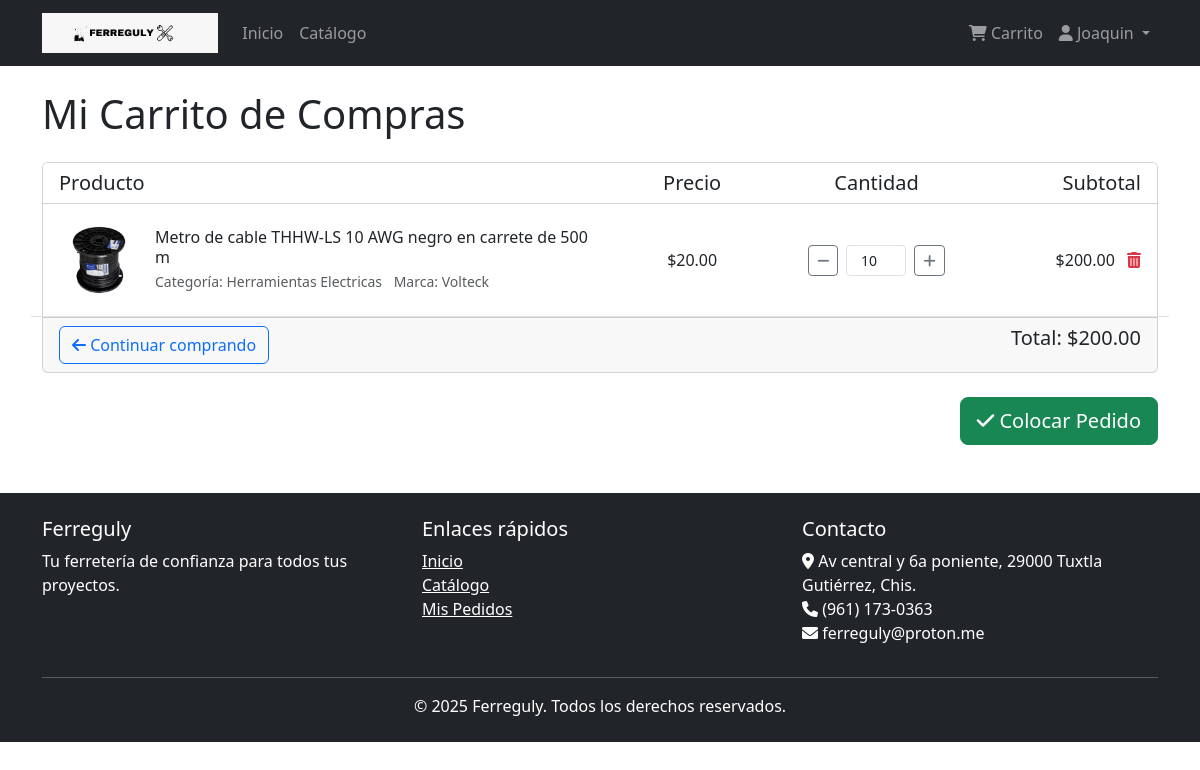
Screenshot of /pedidos/carrito/ (signed in) with the database file from the repository.
### usuarios/models.py (models this page shows, shortened)
class Usuario(AbstractBaseUser, PermissionsMixin):
    id_usuario = models.AutoField(primary_key=True)
    nombre = models.CharField(max_length=35)
    apellidos = models.CharField(max_length=50)
    email = models.EmailField(max_length=45, unique=True)
    telefono = models.CharField(max_length=10, null=True, blank=True)
    tipo_usuario = models.CharField(
        max_length=15,
        choices=[('cliente', 'Cliente'), ('administrador', 'Administrador')],
        default='cliente'
    )
    fecha_registro = models.DateTimeField(default=timezone.now)
    activo = models.BooleanField(default=True)
    is_staff = models.BooleanField(default=False)
    is_active = models.BooleanField(default=True)
    USERNAME_FIELD = 'email'
    REQUIRED_FIELDS = ['nombre', 'apellidos']
    objects = UsuarioManager()
    class Meta:
        db_table = 'usuario'
        verbose_name = 'Usuario'
        verbose_name_plural = 'Usuarios'

### pedidos/models.py (models this page shows, shortened)
class Carrito(models.Model):
    id_carrito = models.AutoField(primary_key=True)
    id_usuario = models.ForeignKey(Usuario, on_delete=models.CASCADE, related_name='carrito')
    id_producto = models.ForeignKey(Producto, on_delete=models.CASCADE, related_name='carrito_items')
    cantidad = models.IntegerField(default=1)
    fecha_agregado = models.DateTimeField(default=timezone.now)
    class Meta:
        db_table = 'carrito'
        verbose_name = 'Carrito'
        verbose_name_plural = 'Carritos'
        unique_together = ('id_usuario', 'id_producto')
        indexes = [
            models.Index(fields=['id_usuario'], name='idx_carrito_usuario'),
        ]
    @property
    def subtotal(self):
        return self.cantidad * self.id_producto.precio

### productos/models.py (models this page shows, shortened)
class Producto(models.Model):
    id_producto = models.AutoField(primary_key=True)
    nombre = models.CharField(max_length=100)
    descripcion = models.TextField()
    id_categoria = models.ForeignKey(Categoria, on_delete=models.RESTRICT, related_name='productos')
    id_marca = models.ForeignKey(Marca, on_delete=models.RESTRICT, related_name='productos')
    precio = models.DecimalField(max_digits=10, decimal_places=2)
    stock = models.IntegerField(default=0)
    imagen = models.ImageField(upload_to='productos/', max_length=200, null=True, blank=True)
    activo = models.BooleanField(default=True)
    fecha_creacion = models.DateTimeField(default=timezone.now)
    class Meta:
        db_table = 'producto'
        verbose_name = 'Producto'
        verbose_name_plural = 'Productos'
        indexes = [
            models.Index(fields=['id_categoria'], name='idx_producto_categoria'),
            models.Index(fields=['id_marca'], name='idx_producto_marca'),
        ]

class Categoria(models.Model):
    id_categoria = models.AutoField(primary_key=True)
    nombre = models.CharField(max_length=35)
    descripcion = models.TextField(null=True, blank=True)
    activo = models.BooleanField(default=True)
    class Meta:
        db_table = 'categoria'
        verbose_name = 'Categoría'
        verbose_name_plural = 'Categorías'

class Marca(models.Model):
    id_marca = models.AutoField(primary_key=True)
    nombre = models.CharField(max_length=35)
    activo = models.BooleanField(default=True)
    class Meta:
        db_table = 'marca'
        verbose_name = 'Marca'
        verbose_name_plural = 'Marcas'

### pedidos/views.py (the view)
# urls.py: path('carrito/', views.carrito_lista, name='carrito_lista'),
@login_required
def carrito_lista(request):
    items = Carrito.objects.filter(id_usuario=request.user).select_related('id_producto')
    total = sum(item.subtotal for item in items)
    return render(request, 'pedidos/carrito.html', {
        'items': items,
        'total': total
    })

### templates/pedidos/carrito.html (shortened to what this page needs)
{% extends 'base.html' %}
{% block content %}
<h1 class="mb-4">Mi Carrito de Compras</h1>
{% if items %}
    <div class="card mb-4">
        <div class="card-header bg-white">
            <div class="row">
                <div class="col-md-6">
                    <h5 class="mb-0">Producto</h5>
                </div>
                <div class="col-md-2 text-center">
                    <h5 class="mb-0">Precio</h5>
                </div>
                <div class="col-md-2 text-center">
                    <h5 class="mb-0">Cantidad</h5>
                </div>
                <div class="col-md-2 text-end">
                    <h5 class="mb-0">Subtotal</h5>
                </div>
            </div>
        </div>
        <div class="card-body p-0">
            {% for item in items %}
                <div class="row py-3 px-3 border-bottom align-items-center">
                    <div class="col-md-6">
                        <div class="d-flex align-items-center">
                            {% if item.id_producto.imagen %}
                                <img src="{{ item.id_producto.imagen.url }}" alt="{{ item.id_producto.nombre }}" style="width: 80px; height: 80px; object-fit: contain;" class="me-3">
                            {% else %}
                                <div class="bg-light text-center me-3" style="width: 80px; height: 80px; line-height: 80px;">
                                    <i class="fas fa-image fa-2x text-secondary"></i>
                                </div>
                            {% endif %}
                            <div>
                                <h6 class="mb-1">{{ item.id_producto.nombre }}</h6>
                                <p class="text-muted mb-0 small">
                                    <span class="me-2">Categoría: {{ item.id_producto.id_categoria.nombre }}</span>
                                    <span>Marca: {{ item.id_producto.id_marca.nombre }}</span>
                                </p>
                            </div>
                        </div>
                    </div>
                    <div class="col-md-2 text-center">
                        <span>${{ item.id_producto.precio }}</span>
                    </div>
                    <div class="col-md-2 text-center">
                        <div class="d-flex justify-content-center">
                            <form method="post" action="{% url 'carrito_actualizar' item.id_carrito %}" class="d-flex align-items-center">
                                <a href="javascript:void(0);" class="btn btn-outline-secondary btn-sm decrement-qty" data-item-id="{{ item.id_carrito }}">
                                    <i class="fas fa-minus"></i>
                                </a>
                                <input type="number" name="cantidad" id="cantidad-{{ item.id_carrito }}" class="form-control form-control-sm mx-2 text-center" style="width: 60px;" value="{{ item.cantidad }}" min="1" max="{{ item.id_producto.stock }}">
                                <a href="javascript:void(0);" class="btn btn-outline-secondary btn-sm increment-qty" data-item-id="{{ item.id_carrito }}" data-max-stock="{{ item.id_producto.stock }}">
                                    <i class="fas fa-plus"></i>
                                </a>
                            </form>
                        </div>
                    </div>
                    <div class="col-md-2 text-end">
                        <span>${{ item.subtotal }}</span>
                        <a href="{% url 'carrito_eliminar' item.id_carrito %}" class="text-danger ms-2">
                            <i class="fas fa-trash-alt"></i>
                        </a>
                    </div>
                </div>
            {% endfor %}
        </div>
        <div class="card-footer">
            <div class="row">
                <div class="col-md-8 d-flex align-items-center">
                    <a href="{% url 'catalogo' %}" class="btn btn-outline-primary">
                        <i class="fas fa-arrow-left"></i> Continuar comprando
                    </a>
                </div>
                <div class="col-md-4">
                    <div class="text-end">
                        <h5 class="mb-0">Total: ${{ total }}</h5>
                    </div>
                </div>
            </div>
        </div>
    </div>
    <div class="text-end">
        <a href="{% url 'colocar_pedido' %}" class="btn btn-success btn-lg">
            <i class="fas fa-check"></i> Colocar Pedido
        </a>
    </div>
{% endif %}
{% endblock %}

### templates/base.html (shortened to what this page needs)
{% load static %}
<!DOCTYPE html>
<html lang="es">
<head>
    <link href="https://cdn.jsdelivr.net/npm/bootstrap@5.3.0-alpha1/dist/css/bootstrap.min.css" rel="stylesheet">
    <link rel="stylesheet" href="https://cdnjs.cloudflare.com/ajax/libs/font-awesome/6.0.0/css/all.min.css">
</head>
<body>
    <nav class="navbar navbar-expand-lg navbar-dark bg-dark">
        <div class="container">
            <a class="navbar-brand" href="{% url 'inicio' %}">
                <img src="{% static 'img/ferreguly.jpeg' %}" alt="Ferreguly Logo" style="height: 40px; width: auto;">
            </a>
            <div class="collapse navbar-collapse" id="navbarNav">
                <ul class="navbar-nav me-auto">
                    <li class="nav-item">
                        <a class="nav-link" href="{% url 'inicio' %}">Inicio</a>
                    </li>
                    <li class="nav-item">
                        <a class="nav-link" href="{% url 'catalogo' %}">Catálogo</a>
                    </li>
                </ul>
                <ul class="navbar-nav">
                    {% if user.is_authenticated %}
                        <li class="nav-item">
                            <a class="nav-link" href="{% url 'carrito_lista' %}">
                                <i class="fas fa-shopping-cart"></i> Carrito
                            </a>
                        </li>
                        <li class="nav-item dropdown">
                            <a class="nav-link dropdown-toggle" href="#" role="button" data-bs-toggle="dropdown">
                                <i class="fas fa-user"></i> {{ user.nombre }}
                            </a>
                        </li>
                    {% endif %}
                </ul>
            </div>
        </div>
    </nav>
    <main class="container my-4">
        {% block content %}{% endblock %}
    </main>
    <footer class="bg-dark text-white py-4 mt-5">
        <div class="container">
            <div class="row">
                <div class="col-md-4">
                    <h5>Ferreguly</h5>
                    <p>Tu ferretería de confianza para todos tus proyectos.</p>
                </div>
                <div class="col-md-4">
                    <h5>Enlaces rápidos</h5>
                    <ul class="list-unstyled">
                        <li><a href="{% url 'inicio' %}" class="text-white">Inicio</a></li>
                        <li><a href="{% url 'catalogo' %}" class="text-white">Catálogo</a></li>
                        {% if user.is_authenticated %}
                            <li><a href="{% url 'pedidos_lista' %}" class="text-white">Mis Pedidos</a></li>
                        {% else %}
                            <li><a href="{% url 'login' %}" class="text-white">Iniciar Sesión</a></li>
                        {% endif %}
                    </ul>
                </div>
                <div class="col-md-4">
                    <h5>Contacto</h5>
                    <address>
                        <i class="fas fa-map-marker-alt"></i> Av central y 6a poniente, 29000 Tuxtla Gutiérrez, Chis.<br>
                        <i class="fas fa-phone"></i> (961) 173-0363<br>
                        <i class="fas fa-envelope"></i> ferreguly@proton.me
                    </address>
                </div>
            </div>
            <hr>
            <div class="row">
                <div class="col-12 text-center">
                    <p class="mb-0">&copy; {% now "Y" %} Ferreguly. Todos los derechos reservados.</p>
                </div>
            </div>
        </div>
    </footer>
</body>
</html>

### rows the page displays
Usuario: nombre "Joaquin"
Carrito: id_producto.imagen (picture), id_producto.nombre "Metro de cable THHW-LS 10 AWG negro en carrete de 500 m", id_producto.id_categoria.nombre "Herramientas Electricas", id_producto.id_marca.nombre "Volteck", id_producto.precio "20.00", cantidad "10", subtotal "200.00"

### other values shown
{{ total }} "200.00"
